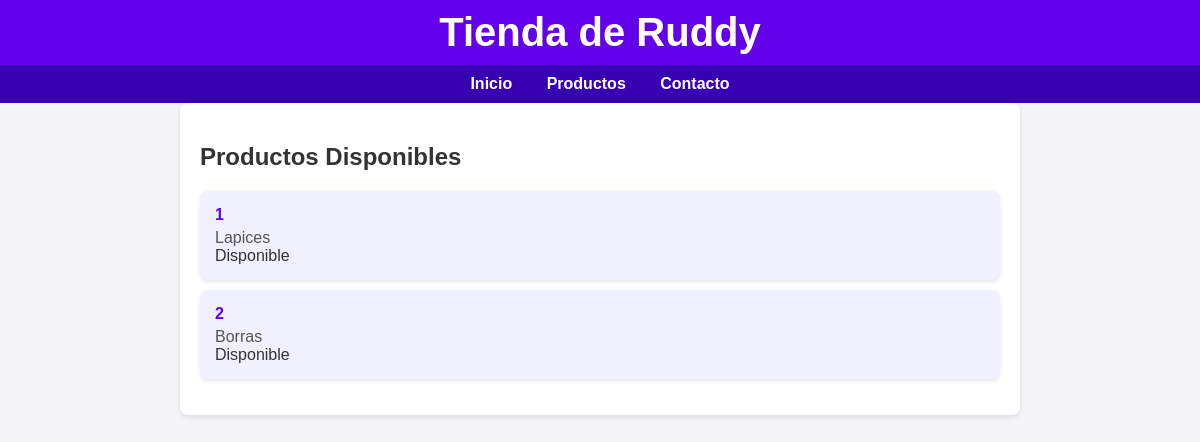
/Productos/, run on an earlier commit of the app's database.
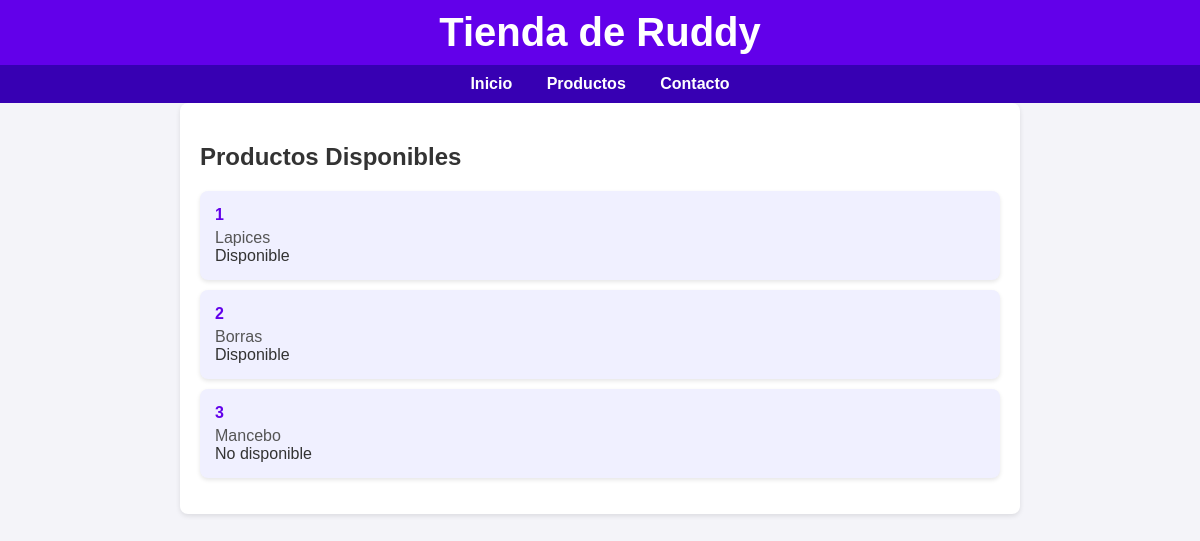
And on a later commit of the database.
### TorneoAplicacion/models.py (models this page shows, shortened)
class productos(models.Model):
    codigoProducto = models.IntegerField()
    descripcionProducto = models.CharField(max_length=255)
    estatus = models.BooleanField()

### TorneoAplicacion/views.py (the view)
# urls.py: path('Productos/', views.Productos, name='Productos'),
def Productos(request):
    misProductos = productos.objects.all().values()
    template = loader.get_template('productos.html')
    context = {
        'misProductos': misProductos,
    }
    return HttpResponse(template.render(context, request))

### TorneoAplicacion/templates/productos.html (shortened to what this page needs)
<!DOCTYPE html>
<html lang="en">
<head>
    {% load static %}
    <link rel="stylesheet" href="{% static 'css/productos.css' %}">
</head>
<body>
    <header>
        <h1>Tienda de Ruddy</h1>
    </header>
    <nav>
        <a href="#inicio">Inicio</a>
        <a href="#productos">Productos</a>
        <a href="#contacto">Contacto</a>
    </nav>
    <div class="container">
        <h2>Productos Disponibles</h2>
        <ul>
            {% for x in misProductos %}
            <li>
                <span class="codigo">{{ x.codigoProducto }}</span>
                <span class="descripcion">{{ x.descripcionProducto }}</span>
                <span class="estatus">
                    {% if x.estatus %}
                        Disponible
                    {% else %}
                        No disponible
                    {% endif %}
                </span>
            </li>
            {% endfor %}
        </ul>
    </div>
</body>
</html>

What changed in the data, as far as the page shows it:
added productos: codigoProducto "3", descripcionProducto "Mancebo", estatus "No disponible"
